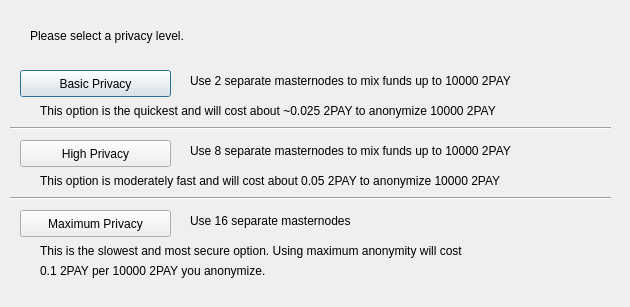
<?xml version="1.0" encoding="UTF-8"?>
<ui version="4.0">
 <class>ObfuscationConfig</class>
 <widget class="QDialog" name="ObfuscationConfig">
  <property name="geometry">
   <rect>
    <x>0</x>
    <y>0</y>
    <width>630</width>
    <height>307</height>
   </rect>
  </property>
  <property name="windowTitle">
   <string>Configure Obfuscation</string>
  </property>
  <widget class="QPushButton" name="buttonBasic">
   <property name="geometry">
    <rect>
     <x>20</x>
     <y>70</y>
     <width>151</width>
     <height>27</height>
    </rect>
   </property>
   <property name="text">
    <string>Basic Privacy</string>
   </property>
  </widget>
  <widget class="QPushButton" name="buttonHigh">
   <property name="geometry">
    <rect>
     <x>20</x>
     <y>140</y>
     <width>151</width>
     <height>27</height>
    </rect>
   </property>
   <property name="text">
    <string>High Privacy</string>
   </property>
  </widget>
  <widget class="QPushButton" name="buttonMax">
   <property name="geometry">
    <rect>
     <x>20</x>
     <y>210</y>
     <width>151</width>
     <height>27</height>
    </rect>
   </property>
   <property name="text">
    <string>Maximum Privacy</string>
   </property>
  </widget>
  <widget class="QLabel" name="label">
   <property name="geometry">
    <rect>
     <x>30</x>
     <y>20</y>
     <width>571</width>
     <height>31</height>
    </rect>
   </property>
   <property name="text">
    <string>Please select a privacy level.</string>
   </property>
  </widget>
  <widget class="QLabel" name="label_2">
   <property name="geometry">
    <rect>
     <x>190</x>
     <y>70</y>
     <width>421</width>
     <height>21</height>
    </rect>
   </property>
   <property name="text">
    <string>Use 2 separate masternodes to mix funds up to 10000 2PAY</string>
   </property>
  </widget>
  <widget class="QLabel" name="label_3">
   <property name="geometry">
    <rect>
     <x>190</x>
     <y>140</y>
     <width>411</width>
     <height>21</height>
    </rect>
   </property>
   <property name="text">
    <string>Use 8 separate masternodes to mix funds up to 10000 2PAY</string>
   </property>
  </widget>
  <widget class="QLabel" name="label_4">
   <property name="geometry">
    <rect>
     <x>190</x>
     <y>210</y>
     <width>421</width>
     <height>21</height>
    </rect>
   </property>
   <property name="text">
    <string>Use 16 separate masternodes</string>
   </property>
  </widget>
  <widget class="QLabel" name="label_6">
   <property name="geometry">
    <rect>
     <x>40</x>
     <y>100</y>
     <width>561</width>
     <height>21</height>
    </rect>
   </property>
   <property name="text">
    <string>This option is the quickest and will cost about ~0.025 2PAY to anonymize 10000 2PAY</string>
   </property>
  </widget>
  <widget class="QLabel" name="label_7">
   <property name="geometry">
    <rect>
     <x>40</x>
     <y>170</y>
     <width>561</width>
     <height>21</height>
    </rect>
   </property>
   <property name="text">
    <string>This option is moderately fast and will cost about 0.05 2PAY to anonymize 10000 2PAY</string>
   </property>
  </widget>
  <widget class="QLabel" name="label_8">
   <property name="geometry">
    <rect>
     <x>40</x>
     <y>240</y>
     <width>561</width>
     <height>21</height>
    </rect>
   </property>
   <property name="text">
    <string>This is the slowest and most secure option. Using maximum anonymity will cost</string>
   </property>
  </widget>
  <widget class="QLabel" name="label_9">
   <property name="geometry">
    <rect>
     <x>40</x>
     <y>260</y>
     <width>561</width>
     <height>21</height>
    </rect>
   </property>
   <property name="text">
    <string>0.1 2PAY per 10000 2PAY you anonymize.</string>
   </property>
  </widget>
  <widget class="Line" name="line">
   <property name="geometry">
    <rect>
     <x>10</x>
     <y>120</y>
     <width>601</width>
     <height>16</height>
    </rect>
   </property>
   <property name="orientation">
    <enum>Qt::Horizontal</enum>
   </property>
  </widget>
  <widget class="Line" name="line_2">
   <property name="geometry">
    <rect>
     <x>10</x>
     <y>190</y>
     <width>601</width>
     <height>16</height>
    </rect>
   </property>
   <property name="orientation">
    <enum>Qt::Horizontal</enum>
   </property>
  </widget>
 </widget>
 <resources/>
 <connections/>
</ui>
